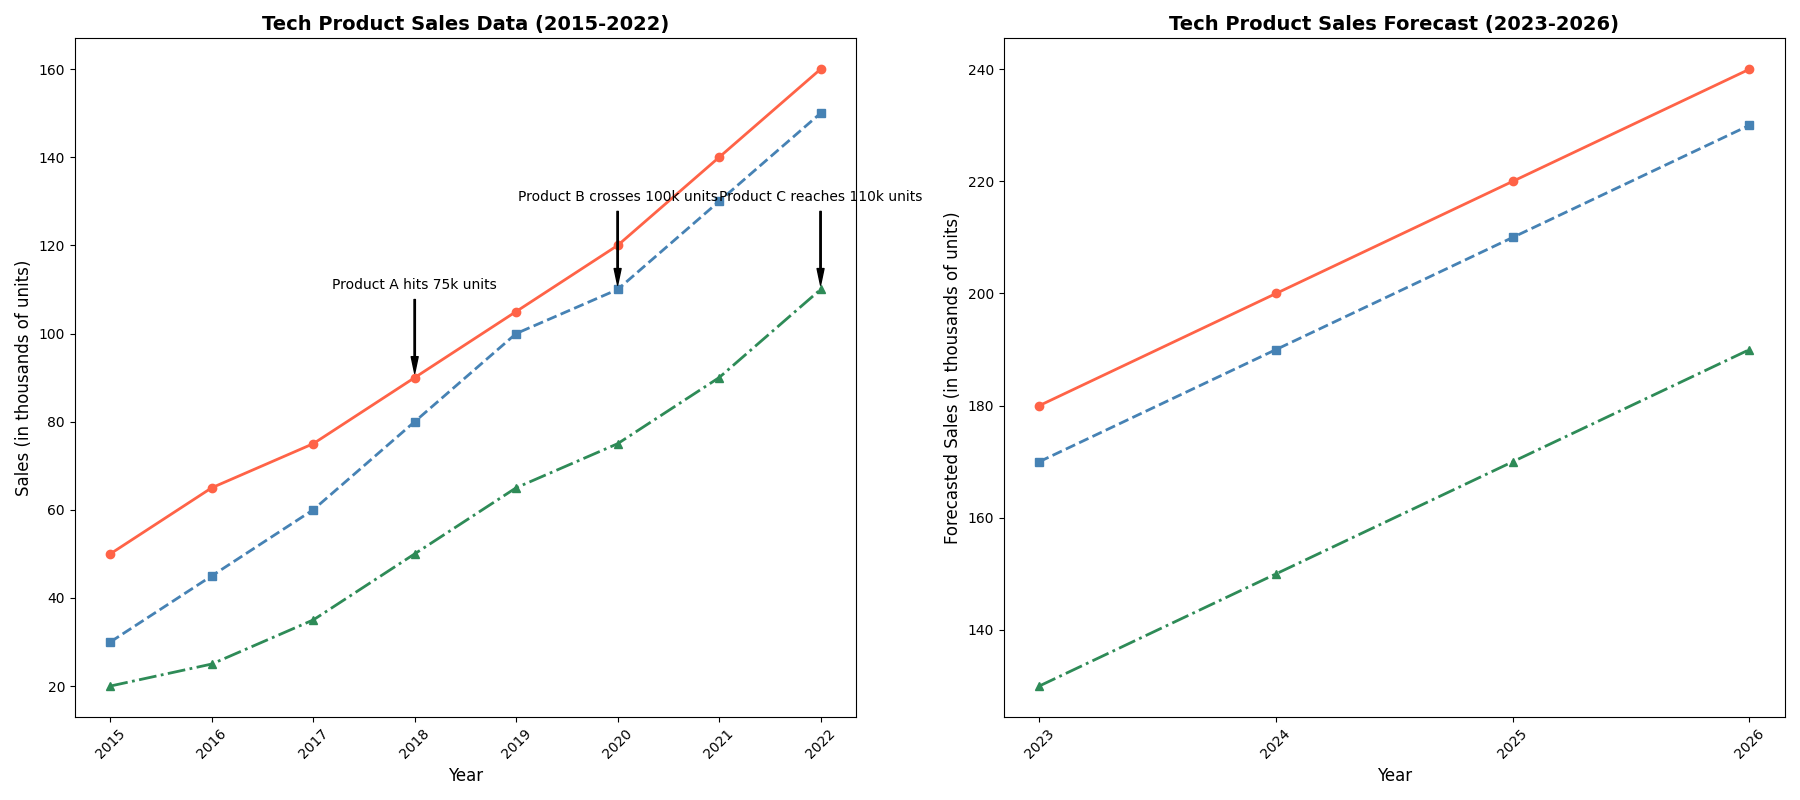

The Python source for this figure:
import matplotlib.pyplot as plt
import numpy as np

# Define the years for actual sales and forecast
years_actual = np.arange(2015, 2023)
years_forecast = np.arange(2023, 2027)

# Actual sales data (in thousands of units)
product_a_sales = np.array([50, 65, 75, 90, 105, 120, 140, 160])
product_b_sales = np.array([30, 45, 60, 80, 100, 110, 130, 150])
product_c_sales = np.array([20, 25, 35, 50, 65, 75, 90, 110])

# Forecasted sales data (in thousands of units)
product_a_forecast = np.array([180, 200, 220, 240])
product_b_forecast = np.array([170, 190, 210, 230])
product_c_forecast = np.array([130, 150, 170, 190])

# Creating the figure and the two subplots (1x2 layout)
fig, axes = plt.subplots(1, 2, figsize=(18, 8))

# Plot the actual sales data on the first subplot
ax1 = axes[0]
ax1.plot(years_actual, product_a_sales, marker='o', linestyle='-', color='#ff6347', linewidth=2)
ax1.plot(years_actual, product_b_sales, marker='s', linestyle='--', color='#4682b4', linewidth=2)
ax1.plot(years_actual, product_c_sales, marker='^', linestyle='-.', color='#2e8b57', linewidth=2)

# Customize the title and axis labels for the first plot
ax1.set_title('Tech Product Sales Data (2015-2022)', fontsize=14, fontweight='bold')
ax1.set_xlabel('Year', fontsize=12)
ax1.set_ylabel('Sales (in thousands of units)', fontsize=12)
ax1.set_xticks(years_actual)
ax1.set_xticklabels(years_actual, rotation=45)

# Annotate key milestones
annotations = {
    2018: ("Product A hits 75k units", product_a_sales[3]),
    2020: ("Product B crosses 100k units", product_b_sales[5]),
    2022: ("Product C reaches 110k units", product_c_sales[7]),
}
for year, (text, y_value) in annotations.items():
    ax1.annotate(text, xy=(year, y_value), xytext=(year, y_value + 20),
                arrowprops=dict(facecolor='black', shrink=0.05, width=1, headwidth=5), fontsize=10, color='black', ha='center')

# Plot the forecasted sales data on the second subplot
ax2 = axes[1]
ax2.plot(years_forecast, product_a_forecast, marker='o', linestyle='-', color='#ff6347', linewidth=2)
ax2.plot(years_forecast, product_b_forecast, marker='s', linestyle='--', color='#4682b4', linewidth=2)
ax2.plot(years_forecast, product_c_forecast, marker='^', linestyle='-.', color='#2e8b57', linewidth=2)

# Customize the second plot
ax2.set_title('Tech Product Sales Forecast (2023-2026)', fontsize=14, fontweight='bold')
ax2.set_xlabel('Year', fontsize=12)
ax2.set_ylabel('Forecasted Sales (in thousands of units)', fontsize=12)
ax2.set_xticks(years_forecast)
ax2.set_xticklabels(years_forecast, rotation=45)

# Adjust layout to prevent overlap
plt.tight_layout()

# Show the plots
plt.show()
